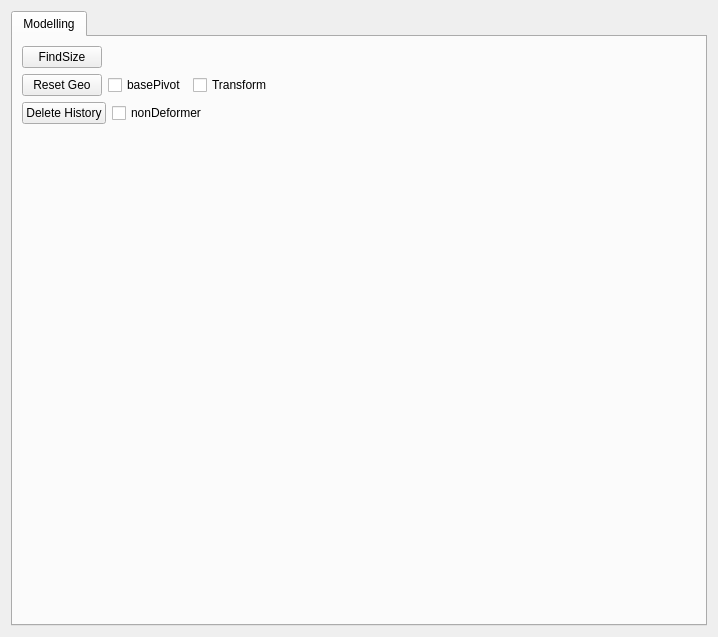
<?xml version="1.0" encoding="UTF-8"?>
<ui version="4.0">
 <class>Form</class>
 <widget class="QWidget" name="Form">
  <property name="geometry">
   <rect>
    <x>0</x>
    <y>0</y>
    <width>718</width>
    <height>637</height>
   </rect>
  </property>
  <property name="windowTitle">
   <string>Form</string>
  </property>
  <layout class="QVBoxLayout" name="verticalLayout">
   <item>
    <widget class="QTabWidget" name="mainTabWidget">
     <property name="currentIndex">
      <number>0</number>
     </property>
     <widget class="QWidget" name="modelling_tab">
      <attribute name="title">
       <string>Modelling</string>
      </attribute>
      <layout class="QVBoxLayout" name="verticalLayout_2">
       <item>
        <layout class="QHBoxLayout" name="findSizeHLayout">
         <item>
          <widget class="QPushButton" name="findSize_btn">
           <property name="text">
            <string>FindSize</string>
           </property>
          </widget>
         </item>
         <item>
          <spacer name="horizontalSpacer">
           <property name="orientation">
            <enum>Qt::Horizontal</enum>
           </property>
           <property name="sizeHint" stdset="0">
            <size>
             <width>40</width>
             <height>20</height>
            </size>
           </property>
          </spacer>
         </item>
        </layout>
       </item>
       <item>
        <layout class="QHBoxLayout" name="horizontalLayout">
         <item>
          <widget class="QPushButton" name="resetGeo_btn">
           <property name="text">
            <string>Reset Geo</string>
           </property>
          </widget>
         </item>
         <item>
          <widget class="QCheckBox" name="basePivot_cbx">
           <property name="text">
            <string>basePivot</string>
           </property>
          </widget>
         </item>
         <item>
          <widget class="QCheckBox" name="transform_cbx">
           <property name="text">
            <string>Transform</string>
           </property>
          </widget>
         </item>
         <item>
          <spacer name="horizontalSpacer_2">
           <property name="orientation">
            <enum>Qt::Horizontal</enum>
           </property>
           <property name="sizeHint" stdset="0">
            <size>
             <width>40</width>
             <height>20</height>
            </size>
           </property>
          </spacer>
         </item>
        </layout>
       </item>
       <item>
        <layout class="QHBoxLayout" name="horizontalLayout_2">
         <item>
          <widget class="QPushButton" name="deleteHistory_btn">
           <property name="text">
            <string>Delete History</string>
           </property>
          </widget>
         </item>
         <item>
          <widget class="QCheckBox" name="nonDeformer_cbx">
           <property name="text">
            <string>nonDeformer</string>
           </property>
          </widget>
         </item>
         <item>
          <spacer name="horizontalSpacer_3">
           <property name="orientation">
            <enum>Qt::Horizontal</enum>
           </property>
           <property name="sizeHint" stdset="0">
            <size>
             <width>40</width>
             <height>20</height>
            </size>
           </property>
          </spacer>
         </item>
        </layout>
       </item>
       <item>
        <spacer name="verticalSpacer">
         <property name="orientation">
          <enum>Qt::Vertical</enum>
         </property>
         <property name="sizeHint" stdset="0">
          <size>
           <width>20</width>
           <height>40</height>
          </size>
         </property>
        </spacer>
       </item>
      </layout>
     </widget>
    </widget>
   </item>
  </layout>
 </widget>
 <resources/>
 <connections/>
</ui>
